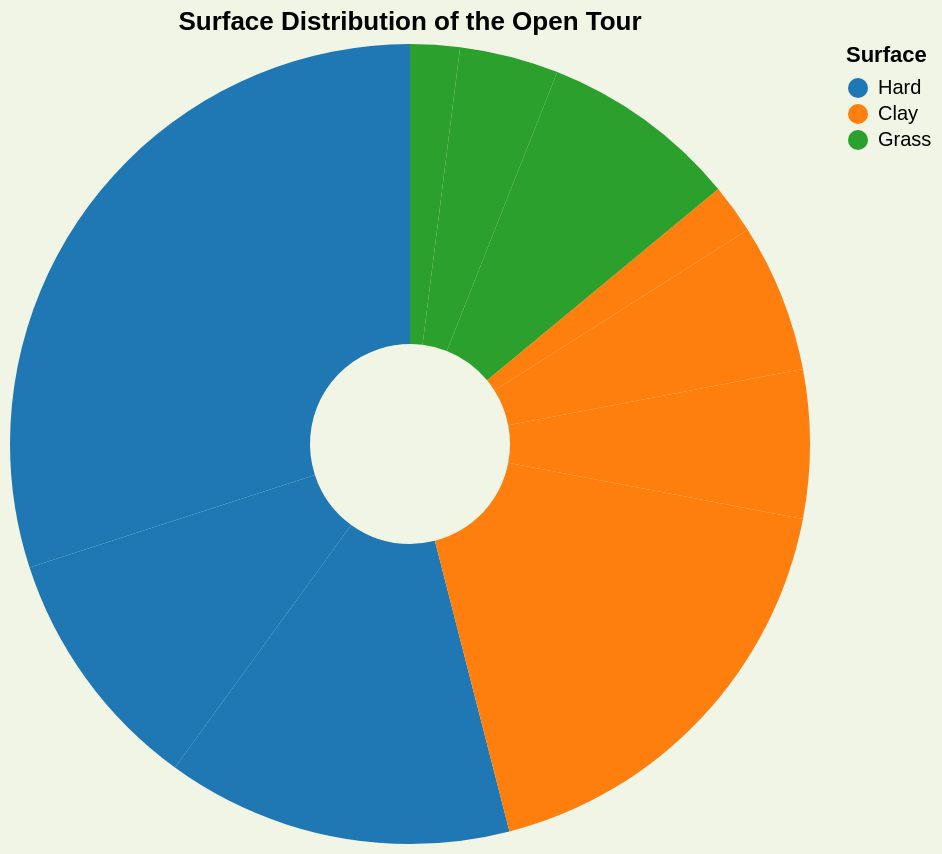

Here is the Vega-Lite specification saved for this chart:
### Vega-Lite specification from a JSON file in a GitHub repository (floating-point values rounded to 4 significant figures)
{"$schema": "https://vega.github.io/schema/vega-lite/v5.json", "background": "#f0f5e5", "title": "Surface Distribution of the Open Tour", "width": 400, "height": 400, "data": {"values": [{"Type": "Grand Slam", "Surface": "Hard", "Tournaments": 2}, {"Type": "Grand Slam", "Surface": "Clay", "Tournaments": 1}, {"Type": "Grand Slam", "Surface": "Grass", "Tournaments": 1}, {"Type": "ATP 1000", "Surface": "Hard", "Tournaments": 5}, {"Type": "ATP 1000", "Surface": "Clay", "Tournaments": 3}, {"Type": "ATP 1000", "Surface": "Grass", "Tournaments": 0}, {"Type": "ATP 500", "Surface": "Hard", "Tournaments": 5}, {"Type": "ATP 500", "Surface": "Clay", "Tournaments": 3}, {"Type": "ATP 500", "Surface": "Grass", "Tournaments": 2}, {"Type": "ATP 250", "Surface": "Hard", "Tournaments": 15}, {"Type": "ATP 250", "Surface": "Clay", "Tournaments": 9}, {"Type": "ATP 250", "Surface": "Grass", "Tournaments": 4}]}, "params": [{"name": "typeSelection", "value": "All", "bind": {"input": "select", "options": ["All", "Grand Slam", "ATP 1000", "ATP 500", "ATP 250"], "name": "Tournament Type: "}}], "transform": [{"filter": "typeSelection == 'All' || datum.Type == typeSelection"}], "mark": {"type": "arc", "innerRadius": 50}, "encoding": {"theta": {"field": "Tournaments", "type": "quantitative", "stack": true}, "color": {"field": "Surface", "type": "nominal", "scale": {"domain": ["Hard", "Clay", "Grass"], "range": ["#1f77b4", "#ff7f0e", "#2ca02c"]}, "title": "Surface"}, "tooltip": [{"field": "Type", "type": "nominal", "title": "Tournament Type"}, {"field": "Surface", "type": "nominal"}, {"field": "Tournaments", "type": "quantitative"}]}, "view": {"stroke": null}}
